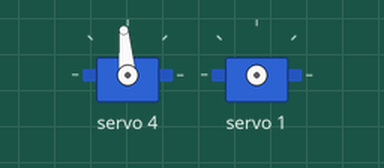
The sketch below on a simulated Arduino Uno, built with avr-gcc and run on an emulated ATmega328P. On the bench: 2 × servo. What the sketch prints to the serial monitor is not drawn.

Above: at 0.05 s.
At 2.05 s:
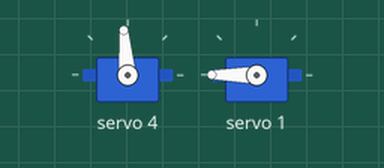
At 3.5 s:
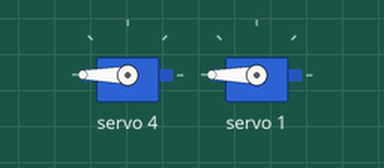
At 7.0 s:
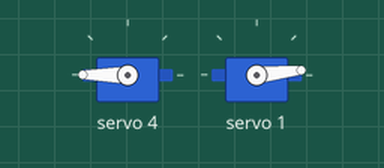
Timing chart, 0 to 10.4 s (numbered marks = the images above):
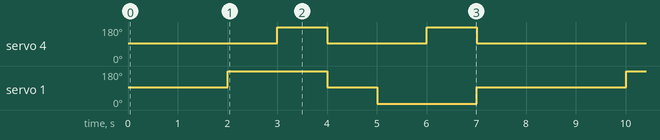

Measured:
- by itself, servo 4: repeats every 8.0 s: 95° 2.0 s, 180° 1.0 s, 95° 4.0 s, 180° 1.0 s
- by itself, servo 1: repeats every 8.0 s: 95° 1.0 s, 6° 2.0 s, 95° 3.0 s, 180° 2.0 s

The sketch:

sketch_nov22a.ino
```cpp
#include <Wire.h>
#include <Adafruit_PWMServoDriver.h>

// Create an instance of the PWM driver
Adafruit_PWMServoDriver pwm = Adafruit_PWMServoDriver();

// Set the pulse length parameters
#define SERVOMIN  150   // Minimum pulse length for a 0-degree angle
#define SERVOMAX  600   // Maximum pulse length for a 180-degree angle
// #define SERVONUM  0     // Servo motor channel on the PWM board (0-15)

void setup() {
  Serial.begin(9600);
  Serial.println("Starting servo control");

  pwm.begin();
  pwm.setPWMFreq(60);  // Set the PWM frequency to 60 Hz for standard servos
}

void setServoAngle(uint8_t servo, float angle) {
  // Map the angle (0-180) to the pulse length range
  uint16_t pulselength = map(angle, 0, 180, SERVOMIN, SERVOMAX);
  pwm.setPWM(servo, 0, pulselength);
}

void loop() {
  // Test: Move servo to 0 degrees
  setServoAngle(4, 90);
  delay(1000);

  setServoAngle(1, 90);
  delay(1000);

  setServoAngle(1, 180);
  delay(1000);

  setServoAngle(4, 180);
  delay(1000);

  setServoAngle(4, 90);
  // delay(1000);

  setServoAngle(1, 90);
  delay(1000);

  setServoAngle(1, 0);
  delay(1000);

  setServoAngle(4, 180);
  delay(1000);

  setServoAngle(4, 90);
  // delay(1000);

  setServoAngle(1, 90);
  delay(1000);

}
```
